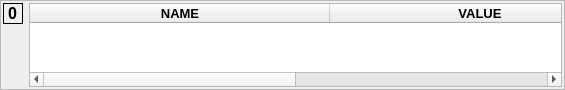
<?xml version="1.0" encoding="UTF-8"?>
<ui version="4.0">
 <class>Frame</class>
 <widget class="QFrame" name="Frame">
  <property name="geometry">
   <rect>
    <x>0</x>
    <y>0</y>
    <width>565</width>
    <height>90</height>
   </rect>
  </property>
  <property name="sizePolicy">
   <sizepolicy hsizetype="Expanding" vsizetype="Expanding">
    <horstretch>0</horstretch>
    <verstretch>0</verstretch>
   </sizepolicy>
  </property>
  <property name="font">
   <font>
    <pointsize>10</pointsize>
    <weight>75</weight>
    <bold>true</bold>
   </font>
  </property>
  <property name="windowTitle">
   <string>Frame</string>
  </property>
  <property name="frameShape">
   <enum>QFrame::StyledPanel</enum>
  </property>
  <property name="frameShadow">
   <enum>QFrame::Raised</enum>
  </property>
  <layout class="QVBoxLayout" name="verticalLayout_2">
   <property name="margin">
    <number>2</number>
   </property>
   <item>
    <layout class="QGridLayout" name="gridLayout">
     <item row="0" column="1">
      <widget class="QTableWidget" name="tableWidget">
       <property name="font">
        <font>
         <pointsize>10</pointsize>
        </font>
       </property>
       <property name="frameShadow">
        <enum>QFrame::Plain</enum>
       </property>
       <property name="lineWidth">
        <number>0</number>
       </property>
       <property name="autoScrollMargin">
        <number>5</number>
       </property>
       <property name="gridStyle">
        <enum>Qt::NoPen</enum>
       </property>
       <attribute name="horizontalHeaderDefaultSectionSize">
        <number>300</number>
       </attribute>
       <column>
        <property name="text">
         <string>NAME</string>
        </property>
       </column>
       <column>
        <property name="text">
         <string>VALUE</string>
        </property>
       </column>
      </widget>
     </item>
     <item row="0" column="0">
      <layout class="QVBoxLayout" name="verticalLayout">
       <item>
        <widget class="QLabel" name="label">
         <property name="font">
          <font>
           <pointsize>12</pointsize>
          </font>
         </property>
         <property name="frameShape">
          <enum>QFrame::Box</enum>
         </property>
         <property name="text">
          <string>0</string>
         </property>
        </widget>
       </item>
       <item>
        <spacer name="verticalSpacer">
         <property name="orientation">
          <enum>Qt::Vertical</enum>
         </property>
         <property name="sizeHint" stdset="0">
          <size>
           <width>20</width>
           <height>40</height>
          </size>
         </property>
        </spacer>
       </item>
      </layout>
     </item>
    </layout>
   </item>
  </layout>
 </widget>
 <resources/>
 <connections/>
</ui>
